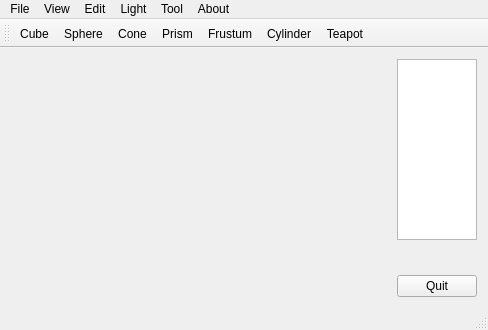
<?xml version="1.0" encoding="UTF-8"?>
<ui version="4.0">
 <class>MainWindow</class>
 <widget class="QMainWindow" name="MainWindow">
  <property name="geometry">
   <rect>
    <x>0</x>
    <y>0</y>
    <width>488</width>
    <height>330</height>
   </rect>
  </property>
  <property name="windowTitle">
   <string>CG</string>
  </property>
  <widget class="QWidget" name="centralWidget">
   <layout class="QHBoxLayout" name="horizontalLayout">
    <item>
     <widget class="GLWidget" name="widget" native="true">
      <property name="sizePolicy">
       <sizepolicy hsizetype="Expanding" vsizetype="Preferred">
        <horstretch>0</horstretch>
        <verstretch>0</verstretch>
       </sizepolicy>
      </property>
     </widget>
    </item>
    <item>
     <layout class="QVBoxLayout" name="verticalLayout">
      <item>
       <widget class="QListWidget" name="listWidget">
        <property name="sizePolicy">
         <sizepolicy hsizetype="Ignored" vsizetype="Expanding">
          <horstretch>0</horstretch>
          <verstretch>0</verstretch>
         </sizepolicy>
        </property>
       </widget>
      </item>
      <item>
       <spacer name="verticalSpacer">
        <property name="orientation">
         <enum>Qt::Vertical</enum>
        </property>
        <property name="sizeHint" stdset="0">
         <size>
          <width>20</width>
          <height>40</height>
         </size>
        </property>
       </spacer>
      </item>
      <item>
       <widget class="QPushButton" name="pushButton">
        <property name="text">
         <string>Quit</string>
        </property>
       </widget>
      </item>
     </layout>
    </item>
   </layout>
  </widget>
  <widget class="QMenuBar" name="menuBar">
   <property name="geometry">
    <rect>
     <x>0</x>
     <y>0</y>
     <width>488</width>
     <height>23</height>
    </rect>
   </property>
   <widget class="QMenu" name="menuFile">
    <property name="title">
     <string>File</string>
    </property>
    <addaction name="actionOpen"/>
    <addaction name="actionLoad_obj_file"/>
    <addaction name="actionSave"/>
    <addaction name="actionClear"/>
    <addaction name="actionQuit"/>
   </widget>
   <widget class="QMenu" name="menuView">
    <property name="title">
     <string>View</string>
    </property>
    <addaction name="actionMove_up"/>
    <addaction name="actionMove_down"/>
    <addaction name="actionMove_right"/>
    <addaction name="actionMove_left"/>
    <addaction name="actionZoom_in"/>
    <addaction name="actionZoom_out"/>
    <addaction name="actionRotate_left"/>
    <addaction name="actionRotate_right"/>
   </widget>
   <widget class="QMenu" name="menuEdit">
    <property name="title">
     <string>Edit</string>
    </property>
    <widget class="QMenu" name="menuTexture">
     <property name="title">
      <string>Texture</string>
     </property>
     <addaction name="actionSet_texture"/>
     <addaction name="actionClear_Texture"/>
    </widget>
    <addaction name="actionSet_color"/>
    <addaction name="actionSet_position"/>
    <addaction name="actionSet_scale"/>
    <addaction name="actionSet_size"/>
    <addaction name="actionSet_rotate_angle"/>
    <addaction name="actionSet_rotate_speed"/>
    <addaction name="actionSet_shininess"/>
    <addaction name="separator"/>
    <addaction name="menuTexture"/>
    <addaction name="separator"/>
    <addaction name="actionSet_point_number"/>
    <addaction name="separator"/>
    <addaction name="actionRename"/>
    <addaction name="actionDelete"/>
   </widget>
   <widget class="QMenu" name="menuTool">
    <property name="title">
     <string>Tool</string>
    </property>
    <addaction name="actionScreenshot"/>
   </widget>
   <widget class="QMenu" name="menuTeapot">
    <property name="title">
     <string>About</string>
    </property>
    <addaction name="actionAbout"/>
   </widget>
   <widget class="QMenu" name="menuLight">
    <property name="title">
     <string>Light</string>
    </property>
    <addaction name="actionLight_0"/>
   </widget>
   <addaction name="menuFile"/>
   <addaction name="menuView"/>
   <addaction name="menuEdit"/>
   <addaction name="menuLight"/>
   <addaction name="menuTool"/>
   <addaction name="menuTeapot"/>
  </widget>
  <widget class="QToolBar" name="mainToolBar">
   <attribute name="toolBarArea">
    <enum>TopToolBarArea</enum>
   </attribute>
   <attribute name="toolBarBreak">
    <bool>false</bool>
   </attribute>
   <addaction name="actionCube"/>
   <addaction name="actionSphere"/>
   <addaction name="actionCone"/>
   <addaction name="actionPrism"/>
   <addaction name="actionFrustum"/>
   <addaction name="actionCylinder"/>
   <addaction name="actionTeapot"/>
  </widget>
  <widget class="QStatusBar" name="statusBar"/>
  <action name="actionQuit">
   <property name="text">
    <string>Quit</string>
   </property>
   <property name="shortcut">
    <string>Esc</string>
   </property>
  </action>
  <action name="actionMove_up">
   <property name="text">
    <string>Move up</string>
   </property>
   <property name="shortcut">
    <string>Up</string>
   </property>
  </action>
  <action name="actionMove_down">
   <property name="text">
    <string>Move down</string>
   </property>
   <property name="shortcut">
    <string>Down</string>
   </property>
  </action>
  <action name="actionMove_right">
   <property name="text">
    <string>Move right</string>
   </property>
   <property name="shortcut">
    <string>Right</string>
   </property>
  </action>
  <action name="actionMove_left">
   <property name="text">
    <string>Move left</string>
   </property>
   <property name="shortcut">
    <string>Left</string>
   </property>
  </action>
  <action name="actionZoom_in">
   <property name="text">
    <string>Zoom in</string>
   </property>
   <property name="shortcut">
    <string>W</string>
   </property>
  </action>
  <action name="actionZoom_out">
   <property name="text">
    <string>Zoom out</string>
   </property>
   <property name="shortcut">
    <string>S</string>
   </property>
  </action>
  <action name="actionSet_color">
   <property name="text">
    <string>Set color</string>
   </property>
  </action>
  <action name="actionScreenshot">
   <property name="text">
    <string>Screenshot</string>
   </property>
  </action>
  <action name="actionSet_position">
   <property name="text">
    <string>Set position</string>
   </property>
  </action>
  <action name="actionTeapot">
   <property name="text">
    <string>Teapot</string>
   </property>
  </action>
  <action name="actionAbout">
   <property name="text">
    <string>About</string>
   </property>
  </action>
  <action name="actionClear">
   <property name="text">
    <string>Clear</string>
   </property>
  </action>
  <action name="actionSet_size">
   <property name="text">
    <string>Set size</string>
   </property>
  </action>
  <action name="actionRotate_left">
   <property name="text">
    <string>Rotate left</string>
   </property>
   <property name="shortcut">
    <string>A</string>
   </property>
  </action>
  <action name="actionRotate_right">
   <property name="text">
    <string>Rotate right</string>
   </property>
   <property name="shortcut">
    <string>D</string>
   </property>
  </action>
  <action name="actionDelete">
   <property name="text">
    <string>Delete</string>
   </property>
   <property name="shortcut">
    <string>Del</string>
   </property>
  </action>
  <action name="actionSave">
   <property name="text">
    <string>Save</string>
   </property>
   <property name="shortcut">
    <string>Ctrl+S</string>
   </property>
  </action>
  <action name="actionOpen">
   <property name="text">
    <string>Open</string>
   </property>
   <property name="shortcut">
    <string>Ctrl+O</string>
   </property>
  </action>
  <action name="actionCube">
   <property name="text">
    <string>Cube</string>
   </property>
  </action>
  <action name="actionSet_scale">
   <property name="text">
    <string>Set scale</string>
   </property>
  </action>
  <action name="actionSphere">
   <property name="text">
    <string>Sphere</string>
   </property>
  </action>
  <action name="actionSet_texture">
   <property name="text">
    <string>Set texture</string>
   </property>
  </action>
  <action name="actionCone">
   <property name="text">
    <string>Cone</string>
   </property>
  </action>
  <action name="actionLoad_obj_file">
   <property name="text">
    <string>Load .obj file</string>
   </property>
  </action>
  <action name="actionPrism">
   <property name="text">
    <string>Prism</string>
   </property>
  </action>
  <action name="actionFrustum">
   <property name="text">
    <string>Frustum</string>
   </property>
  </action>
  <action name="actionSet_rotate_angle">
   <property name="text">
    <string>Set rotate angle</string>
   </property>
  </action>
  <action name="actionSet_rotate_speed">
   <property name="text">
    <string>Set rotate speed</string>
   </property>
  </action>
  <action name="actionSet_shininess">
   <property name="text">
    <string>Set shininess</string>
   </property>
  </action>
  <action name="actionLight_0">
   <property name="text">
    <string>Config light</string>
   </property>
  </action>
  <action name="actionCylinder">
   <property name="text">
    <string>Cylinder</string>
   </property>
  </action>
  <action name="actionClear_Texture">
   <property name="text">
    <string>Clear Texture</string>
   </property>
  </action>
  <action name="actionSet_point_number">
   <property name="text">
    <string>Set point number</string>
   </property>
  </action>
  <action name="actionRename">
   <property name="text">
    <string>Rename</string>
   </property>
   <property name="shortcut">
    <string>F2</string>
   </property>
  </action>
 </widget>
 <layoutdefault spacing="6" margin="11"/>
 <customwidgets>
  <customwidget>
   <class>GLWidget</class>
   <extends>QWidget</extends>
   <header>glwidget.h</header>
   <container>1</container>
   <slots>
    <slot>left()</slot>
    <slot>up()</slot>
    <slot>right()</slot>
    <slot>down()</slot>
    <slot>zoom_in()</slot>
    <slot>zoom_out()</slot>
    <slot>set_color()</slot>
    <slot>screenshot()</slot>
    <slot>set_position()</slot>
    <slot>add_teapot()</slot>
    <slot>clear()</slot>
    <slot>set_size()</slot>
    <slot>rotate_left()</slot>
    <slot>rotate_right()</slot>
    <slot>savetofile()</slot>
    <slot>loadfile()</slot>
    <slot>delete_current()</slot>
    <slot>add_cube()</slot>
    <slot>set_scale()</slot>
    <slot>add_sphere()</slot>
    <slot>load_obj()</slot>
    <slot>add_cone()</slot>
    <slot>add_prism()</slot>
    <slot>add_frustum()</slot>
    <slot>set_rotate_angle()</slot>
    <slot>set_rotate_speed()</slot>
    <slot>set_shininess()</slot>
    <slot>config_light()</slot>
    <slot>add_cylinder()</slot>
    <slot>set_texture()</slot>
    <slot>clear_texture()</slot>
    <slot>set_point_number()</slot>
    <slot>rename()</slot>
   </slots>
  </customwidget>
 </customwidgets>
 <resources/>
 <connections>
  <connection>
   <sender>pushButton</sender>
   <signal>clicked()</signal>
   <receiver>MainWindow</receiver>
   <slot>try_close()</slot>
   <hints>
    <hint type="sourcelabel">
     <x>477</x>
     <y>296</y>
    </hint>
    <hint type="destinationlabel">
     <x>243</x>
     <y>164</y>
    </hint>
   </hints>
  </connection>
  <connection>
   <sender>actionQuit</sender>
   <signal>triggered()</signal>
   <receiver>MainWindow</receiver>
   <slot>try_close()</slot>
   <hints>
    <hint type="sourcelabel">
     <x>-1</x>
     <y>-1</y>
    </hint>
    <hint type="destinationlabel">
     <x>243</x>
     <y>164</y>
    </hint>
   </hints>
  </connection>
  <connection>
   <sender>actionMove_up</sender>
   <signal>triggered()</signal>
   <receiver>widget</receiver>
   <slot>up()</slot>
   <hints>
    <hint type="sourcelabel">
     <x>-1</x>
     <y>-1</y>
    </hint>
    <hint type="destinationlabel">
     <x>197</x>
     <y>172</y>
    </hint>
   </hints>
  </connection>
  <connection>
   <sender>actionMove_down</sender>
   <signal>triggered()</signal>
   <receiver>widget</receiver>
   <slot>down()</slot>
   <hints>
    <hint type="sourcelabel">
     <x>-1</x>
     <y>-1</y>
    </hint>
    <hint type="destinationlabel">
     <x>197</x>
     <y>172</y>
    </hint>
   </hints>
  </connection>
  <connection>
   <sender>actionMove_right</sender>
   <signal>triggered()</signal>
   <receiver>widget</receiver>
   <slot>right()</slot>
   <hints>
    <hint type="sourcelabel">
     <x>-1</x>
     <y>-1</y>
    </hint>
    <hint type="destinationlabel">
     <x>197</x>
     <y>172</y>
    </hint>
   </hints>
  </connection>
  <connection>
   <sender>actionMove_left</sender>
   <signal>triggered()</signal>
   <receiver>widget</receiver>
   <slot>left()</slot>
   <hints>
    <hint type="sourcelabel">
     <x>-1</x>
     <y>-1</y>
    </hint>
    <hint type="destinationlabel">
     <x>197</x>
     <y>172</y>
    </hint>
   </hints>
  </connection>
  <connection>
   <sender>actionZoom_in</sender>
   <signal>triggered()</signal>
   <receiver>widget</receiver>
   <slot>zoom_in()</slot>
   <hints>
    <hint type="sourcelabel">
     <x>-1</x>
     <y>-1</y>
    </hint>
    <hint type="destinationlabel">
     <x>197</x>
     <y>172</y>
    </hint>
   </hints>
  </connection>
  <connection>
   <sender>actionZoom_out</sender>
   <signal>triggered()</signal>
   <receiver>widget</receiver>
   <slot>zoom_out()</slot>
   <hints>
    <hint type="sourcelabel">
     <x>-1</x>
     <y>-1</y>
    </hint>
    <hint type="destinationlabel">
     <x>197</x>
     <y>172</y>
    </hint>
   </hints>
  </connection>
  <connection>
   <sender>actionSet_color</sender>
   <signal>triggered()</signal>
   <receiver>widget</receiver>
   <slot>set_color()</slot>
   <hints>
    <hint type="sourcelabel">
     <x>-1</x>
     <y>-1</y>
    </hint>
    <hint type="destinationlabel">
     <x>197</x>
     <y>172</y>
    </hint>
   </hints>
  </connection>
  <connection>
   <sender>actionScreenshot</sender>
   <signal>triggered()</signal>
   <receiver>widget</receiver>
   <slot>screenshot()</slot>
   <hints>
    <hint type="sourcelabel">
     <x>-1</x>
     <y>-1</y>
    </hint>
    <hint type="destinationlabel">
     <x>197</x>
     <y>172</y>
    </hint>
   </hints>
  </connection>
  <connection>
   <sender>actionSet_position</sender>
   <signal>triggered()</signal>
   <receiver>widget</receiver>
   <slot>set_position()</slot>
   <hints>
    <hint type="sourcelabel">
     <x>-1</x>
     <y>-1</y>
    </hint>
    <hint type="destinationlabel">
     <x>199</x>
     <y>173</y>
    </hint>
   </hints>
  </connection>
  <connection>
   <sender>actionTeapot</sender>
   <signal>triggered()</signal>
   <receiver>widget</receiver>
   <slot>add_teapot()</slot>
   <hints>
    <hint type="sourcelabel">
     <x>-1</x>
     <y>-1</y>
    </hint>
    <hint type="destinationlabel">
     <x>199</x>
     <y>181</y>
    </hint>
   </hints>
  </connection>
  <connection>
   <sender>actionClear</sender>
   <signal>triggered()</signal>
   <receiver>widget</receiver>
   <slot>clear()</slot>
   <hints>
    <hint type="sourcelabel">
     <x>-1</x>
     <y>-1</y>
    </hint>
    <hint type="destinationlabel">
     <x>199</x>
     <y>181</y>
    </hint>
   </hints>
  </connection>
  <connection>
   <sender>actionSet_size</sender>
   <signal>triggered()</signal>
   <receiver>widget</receiver>
   <slot>set_size()</slot>
   <hints>
    <hint type="sourcelabel">
     <x>-1</x>
     <y>-1</y>
    </hint>
    <hint type="destinationlabel">
     <x>199</x>
     <y>181</y>
    </hint>
   </hints>
  </connection>
  <connection>
   <sender>actionRotate_left</sender>
   <signal>triggered()</signal>
   <receiver>widget</receiver>
   <slot>rotate_left()</slot>
   <hints>
    <hint type="sourcelabel">
     <x>-1</x>
     <y>-1</y>
    </hint>
    <hint type="destinationlabel">
     <x>199</x>
     <y>181</y>
    </hint>
   </hints>
  </connection>
  <connection>
   <sender>actionRotate_right</sender>
   <signal>triggered()</signal>
   <receiver>widget</receiver>
   <slot>rotate_right()</slot>
   <hints>
    <hint type="sourcelabel">
     <x>-1</x>
     <y>-1</y>
    </hint>
    <hint type="destinationlabel">
     <x>199</x>
     <y>181</y>
    </hint>
   </hints>
  </connection>
  <connection>
   <sender>actionDelete</sender>
   <signal>triggered()</signal>
   <receiver>widget</receiver>
   <slot>delete_current()</slot>
   <hints>
    <hint type="sourcelabel">
     <x>-1</x>
     <y>-1</y>
    </hint>
    <hint type="destinationlabel">
     <x>199</x>
     <y>181</y>
    </hint>
   </hints>
  </connection>
  <connection>
   <sender>actionSave</sender>
   <signal>triggered()</signal>
   <receiver>widget</receiver>
   <slot>savetofile()</slot>
   <hints>
    <hint type="sourcelabel">
     <x>-1</x>
     <y>-1</y>
    </hint>
    <hint type="destinationlabel">
     <x>199</x>
     <y>181</y>
    </hint>
   </hints>
  </connection>
  <connection>
   <sender>actionOpen</sender>
   <signal>triggered()</signal>
   <receiver>widget</receiver>
   <slot>loadfile()</slot>
   <hints>
    <hint type="sourcelabel">
     <x>-1</x>
     <y>-1</y>
    </hint>
    <hint type="destinationlabel">
     <x>199</x>
     <y>181</y>
    </hint>
   </hints>
  </connection>
  <connection>
   <sender>actionCube</sender>
   <signal>triggered()</signal>
   <receiver>widget</receiver>
   <slot>add_cube()</slot>
   <hints>
    <hint type="sourcelabel">
     <x>-1</x>
     <y>-1</y>
    </hint>
    <hint type="destinationlabel">
     <x>199</x>
     <y>181</y>
    </hint>
   </hints>
  </connection>
  <connection>
   <sender>actionSet_scale</sender>
   <signal>triggered()</signal>
   <receiver>widget</receiver>
   <slot>set_scale()</slot>
   <hints>
    <hint type="sourcelabel">
     <x>-1</x>
     <y>-1</y>
    </hint>
    <hint type="destinationlabel">
     <x>199</x>
     <y>181</y>
    </hint>
   </hints>
  </connection>
  <connection>
   <sender>actionSphere</sender>
   <signal>triggered()</signal>
   <receiver>widget</receiver>
   <slot>add_sphere()</slot>
   <hints>
    <hint type="sourcelabel">
     <x>-1</x>
     <y>-1</y>
    </hint>
    <hint type="destinationlabel">
     <x>199</x>
     <y>181</y>
    </hint>
   </hints>
  </connection>
  <connection>
   <sender>actionLoad_obj_file</sender>
   <signal>triggered()</signal>
   <receiver>widget</receiver>
   <slot>load_obj()</slot>
   <hints>
    <hint type="sourcelabel">
     <x>-1</x>
     <y>-1</y>
    </hint>
    <hint type="destinationlabel">
     <x>199</x>
     <y>181</y>
    </hint>
   </hints>
  </connection>
  <connection>
   <sender>actionCone</sender>
   <signal>triggered()</signal>
   <receiver>widget</receiver>
   <slot>add_cone()</slot>
   <hints>
    <hint type="sourcelabel">
     <x>-1</x>
     <y>-1</y>
    </hint>
    <hint type="destinationlabel">
     <x>199</x>
     <y>181</y>
    </hint>
   </hints>
  </connection>
  <connection>
   <sender>actionPrism</sender>
   <signal>triggered()</signal>
   <receiver>widget</receiver>
   <slot>add_prism()</slot>
   <hints>
    <hint type="sourcelabel">
     <x>-1</x>
     <y>-1</y>
    </hint>
    <hint type="destinationlabel">
     <x>199</x>
     <y>181</y>
    </hint>
   </hints>
  </connection>
  <connection>
   <sender>actionFrustum</sender>
   <signal>triggered()</signal>
   <receiver>widget</receiver>
   <slot>add_frustum()</slot>
   <hints>
    <hint type="sourcelabel">
     <x>-1</x>
     <y>-1</y>
    </hint>
    <hint type="destinationlabel">
     <x>199</x>
     <y>181</y>
    </hint>
   </hints>
  </connection>
  <connection>
   <sender>actionSet_rotate_angle</sender>
   <signal>triggered()</signal>
   <receiver>widget</receiver>
   <slot>set_rotate_angle()</slot>
   <hints>
    <hint type="sourcelabel">
     <x>-1</x>
     <y>-1</y>
    </hint>
    <hint type="destinationlabel">
     <x>199</x>
     <y>181</y>
    </hint>
   </hints>
  </connection>
  <connection>
   <sender>actionSet_rotate_speed</sender>
   <signal>triggered()</signal>
   <receiver>widget</receiver>
   <slot>set_rotate_speed()</slot>
   <hints>
    <hint type="sourcelabel">
     <x>-1</x>
     <y>-1</y>
    </hint>
    <hint type="destinationlabel">
     <x>199</x>
     <y>181</y>
    </hint>
   </hints>
  </connection>
  <connection>
   <sender>actionSet_shininess</sender>
   <signal>triggered()</signal>
   <receiver>widget</receiver>
   <slot>set_shininess()</slot>
   <hints>
    <hint type="sourcelabel">
     <x>-1</x>
     <y>-1</y>
    </hint>
    <hint type="destinationlabel">
     <x>199</x>
     <y>181</y>
    </hint>
   </hints>
  </connection>
  <connection>
   <sender>actionLight_0</sender>
   <signal>triggered()</signal>
   <receiver>widget</receiver>
   <slot>config_light()</slot>
   <hints>
    <hint type="sourcelabel">
     <x>-1</x>
     <y>-1</y>
    </hint>
    <hint type="destinationlabel">
     <x>199</x>
     <y>181</y>
    </hint>
   </hints>
  </connection>
  <connection>
   <sender>actionCylinder</sender>
   <signal>triggered()</signal>
   <receiver>widget</receiver>
   <slot>add_cylinder()</slot>
   <hints>
    <hint type="sourcelabel">
     <x>-1</x>
     <y>-1</y>
    </hint>
    <hint type="destinationlabel">
     <x>199</x>
     <y>181</y>
    </hint>
   </hints>
  </connection>
  <connection>
   <sender>actionSet_texture</sender>
   <signal>triggered()</signal>
   <receiver>widget</receiver>
   <slot>set_texture()</slot>
   <hints>
    <hint type="sourcelabel">
     <x>-1</x>
     <y>-1</y>
    </hint>
    <hint type="destinationlabel">
     <x>199</x>
     <y>181</y>
    </hint>
   </hints>
  </connection>
  <connection>
   <sender>actionClear_Texture</sender>
   <signal>triggered()</signal>
   <receiver>widget</receiver>
   <slot>clear_texture()</slot>
   <hints>
    <hint type="sourcelabel">
     <x>-1</x>
     <y>-1</y>
    </hint>
    <hint type="destinationlabel">
     <x>199</x>
     <y>181</y>
    </hint>
   </hints>
  </connection>
  <connection>
   <sender>actionSet_point_number</sender>
   <signal>triggered()</signal>
   <receiver>widget</receiver>
   <slot>set_point_number()</slot>
   <hints>
    <hint type="sourcelabel">
     <x>-1</x>
     <y>-1</y>
    </hint>
    <hint type="destinationlabel">
     <x>199</x>
     <y>181</y>
    </hint>
   </hints>
  </connection>
  <connection>
   <sender>actionRename</sender>
   <signal>triggered()</signal>
   <receiver>widget</receiver>
   <slot>rename()</slot>
   <hints>
    <hint type="sourcelabel">
     <x>-1</x>
     <y>-1</y>
    </hint>
    <hint type="destinationlabel">
     <x>199</x>
     <y>181</y>
    </hint>
   </hints>
  </connection>
 </connections>
 <slots>
  <slot>try_close()</slot>
 </slots>
</ui>
